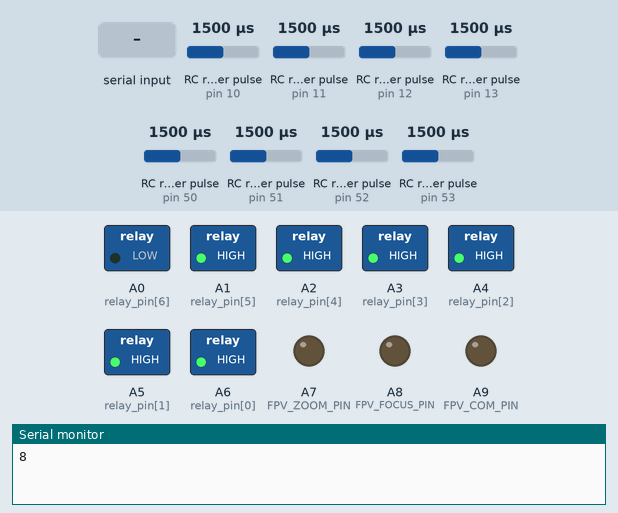
The sketch below on a simulated Arduino Mega 2560, built with avr-gcc and run on an emulated ATmega2560. Parts: switched loads named in the sketch (green lamp = pin HIGH), output pins drawn as LEDs (lit = HIGH), the last lines printed to the serial monitor. Wiring (inferred from the names in the program): 8 × RC receiver channel: data pin 10 / data pin 11 / data pin 12 / data pin 13 / data pin 50 / data pin 51 / data pin 52 / data pin 53. The test bench sets the inputs (shaded band); at power-on: RC receiver pulse (sensors on pin 10, pin 11, pin 12, pin 13, pin 50, pin 51, pin 52, pin 53) 1500 µs.

Above: at 1.2 s.
1.3 s: "90,45\n" received over Serial
At 2.9 s:
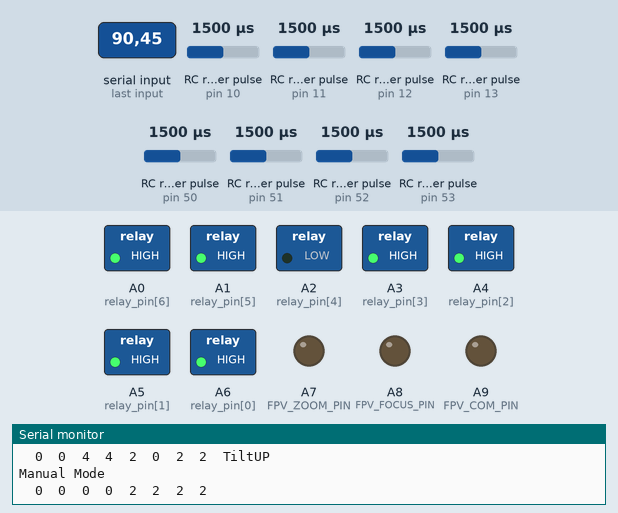
3.8 s: "53\n" received over Serial
At 4.6 s:
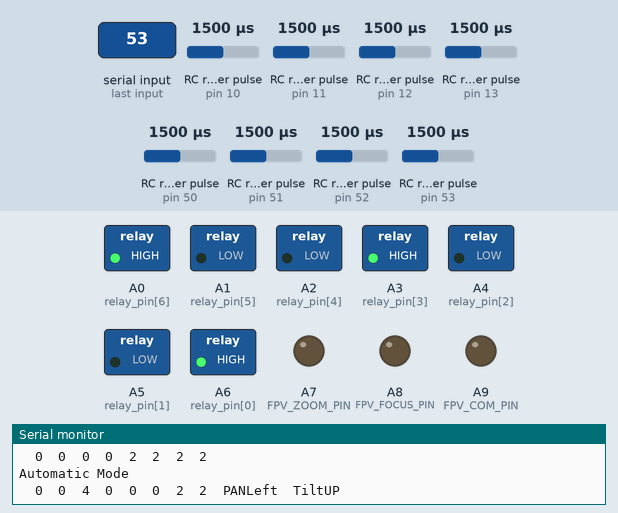
6.3 s: "channel 2\n" received over Serial
At 7.1 s:
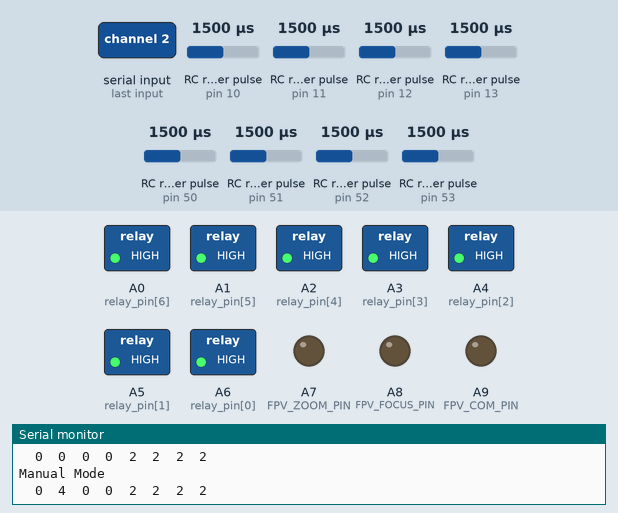
7.8 s: "30,150\n" received over Serial
At 8.3 s:
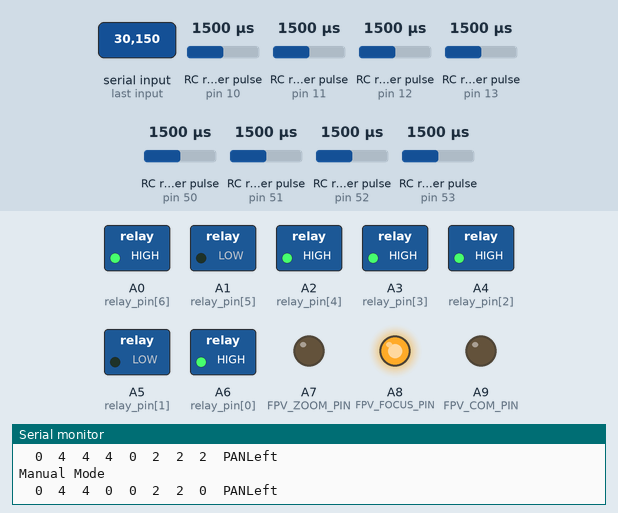
10.3 s: "51\n" received over Serial
At 11.1 s:
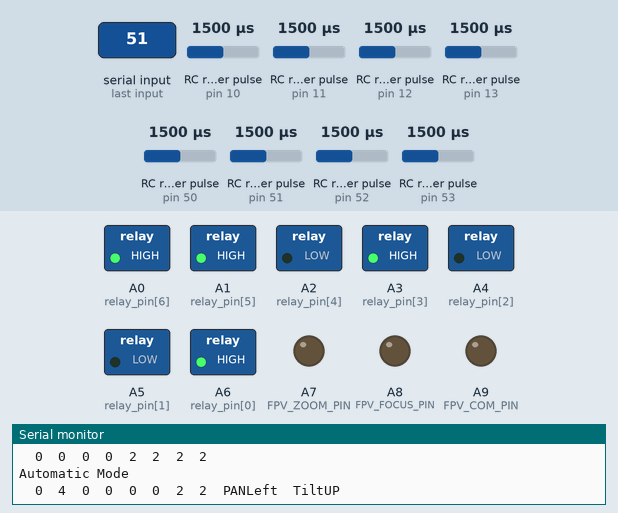
12.8 s: "200\n" received over Serial
At 13.2 s:
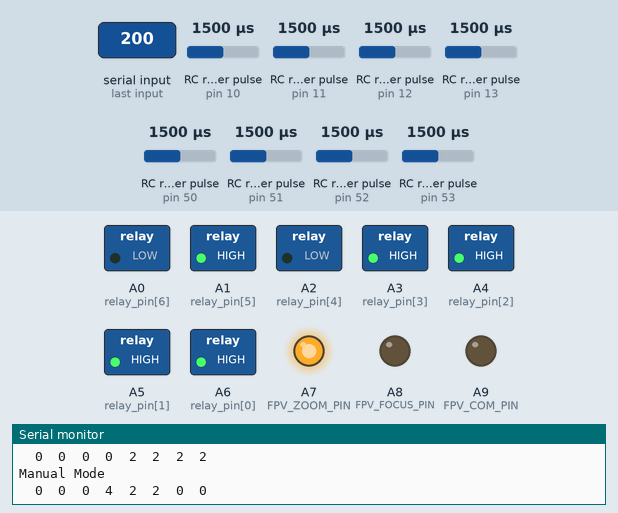
Timing chart, 0 to 15.8 s (numbered marks = the images above; inputs shaded):
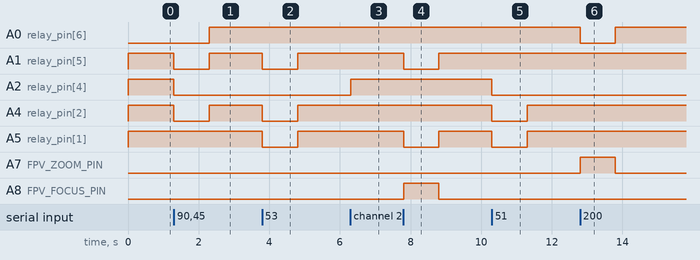

The sketch:

Telescope_V2.2.ino
```cpp
/* Relay Control
  Index Arduino
   0 <-> A7;   // [220vAC]IN4: Pan F
   1 <-> A6;   // [220vAC]IN3: Pan R
   2 <-> A3;   // [220vAC]IN2: Tilt F
   3 <-> A2;   // [220vAC]IN1: Tilt R
   4 <-> A1;   // [12vDC]IN1: Thermal Camera Transmitter
   5 <-> A0;   // [12vDC]IN2: Zoom Camera Transmitter
   6 >-> 13;   // [12vDC]IN3: LED
*/
#include<Wire.h>

#define RELAY_TOTAL_CHANNEL 7
#define RELAY_PAN_LEFT_INDEX 0
#define RELAY_PAN_RIGHT_INDEX 1
#define RELAY_TILT_UP_INDEX 2
#define RELAY_TILT_DOWN_INDEX 3
#define RELAY_LED_INDEX 4
#define RELAY_THERMAL_TRANS_INDEX 5
#define RELAY_ZOOM_TRANS_INDEX 6
byte relay_pin[RELAY_TOTAL_CHANNEL] = {A6, A5, A4, A3, A2, A1, A0};
byte relay_value[RELAY_TOTAL_CHANNEL] = {HIGH, HIGH, HIGH, HIGH, HIGH, HIGH, HIGH};

/*RC Channel Pins to Arduino
  Index Channel   Nano    Function          (Taranis) (RadioLink)
    0 <--> 1  <--> 12 <-> Linear Actuator      SB         C            2-way
    1 <--> 2  <--> 11 <-> LED                  SH         H            1-way
    2 <--> 3  <--> 10 <-> PAN                  SA         E            2-way
    3 <--> 4  <--> 09 <-> TILT                 SD         g            2-way
    4 <--> 5  <--> 08 <-> Camera Zoom          SC         VR(A)        Pot
    5 <--> 6  <--> 07 <-> Camera Focus         S2         VR(C)        Pot
    6 <--> 7  <--> 06 <-> Thermal Camera       SF         A            1-way
    7 <--> 8  <--> 05 <1->Zoom Camera          S1         B            1-way
*/
#define RC_TOTAL_CHANNEL 8
#define RC_LINEAR_ACTUATOR_INDEX 0
#define RC_LED_INDEX 1
#define RC_THERMAL_TRANS_INDEX 2
#define RC_ZOOM_TRANS_INDEX 3
#define RC_PAN_INDEX 4
#define RC_TILT_INDEX 5
#define RC_CAM_ZOOM_INDEX 6
#define RC_CAM_FOCUS_INDEX 7

const uint16_t RC_channel_pin[] = {50, 51, 52, 53, 10, 11, 12, 13}; // an array to identify the PWM input pins (the array can be any length)
// first pin is channel 1, second is channel 2...etc

volatile int RC_channel_value[RC_TOTAL_CHANNEL] = {0, 0, 0, 0, 0, 0, 0, 0};
volatile int prev_RC_channel_value[RC_TOTAL_CHANNEL] = {0, 0, 0, 0, 0, 0, 0, 0};
int RC_pulse_min = 980;
int RC_pulse_max = 1995;
volatile  int mapped_data[RC_TOTAL_CHANNEL] = {0, 0, 0, 0, 0, 0, 0, 0};


//LMD18200_Driver -->> 48V DC Motor Driver
byte actuator_pwm_pin = 3;   //initializing pin 11 as pwm
byte actuator_dir_pin = 4;     //initializing pin 12 as direction
byte actuator_brake_pin = 5;   //initializing pin 13 as brak
byte actuator_pwm_value = 255;

//ZOOM Camera -->> Control pins ZFC
byte FPV_ZOOM_PIN = A7;    // Initializing pin A10 as zoom   (Z)
byte FPV_FOCUS_PIN = A8;   // Initializing pin A9 as focus  (F)
byte FPV_COM_PIN = A9;   // Initializing pin A8 as Common (C)

//LRF
#define slave_ID 0x10
#define buffer_length 10
unsigned char buffer_s[buffer_length];
unsigned char buffer_r[buffer_length];
unsigned int distance = 0;
int temp = 0;

//For single ranging
#define range_inst 0x83
#define range_insdes 0x00
#define range_checksum 0x7D
#define range_dl 4
//For Stop Ranging
#define srange_inst 0x84
#define srange_checksum 0x7C
#define srange_dl 3

byte prev_led_RC;

void setup() {
  Wire.begin();
  Serial.begin(115200);
  Serial1.begin(19200);
  setup_RCRead();


  initRC();
  initRelay();
  initCamera();
  //initLinearActuator();
}

void loop() {
//functions to be called if controlling wirelessly
//    getDataFromRC();
//    print_RCValue();
//    mapRCData();

//function to be called if controlling serially
    serialControl();

    printMappedData();
//    activateLRF();
//    activateLinearActuator();
    activateThermalCamera();
    activateZoomCameraTrans();
    activateZoomFocus();
    activatePanTilt();
    activateLED();

    writeToRelay();
    Serial.println();
}
```

Activate.ino
```cpp
void activateLinearActuator() {
  if (mapped_data[RC_LINEAR_ACTUATOR_INDEX] < 2) {
    noInterrupts();
    digitalWrite(actuator_brake_pin, LOW);
    digitalWrite(actuator_dir_pin, HIGH);
    analogWrite(actuator_pwm_pin, actuator_pwm_value);
    interrupts();
  }
  else if (mapped_data[RC_LINEAR_ACTUATOR_INDEX] > 3) {

    digitalWrite(actuator_brake_pin, LOW);
    digitalWrite(actuator_dir_pin, LOW);
    analogWrite(actuator_pwm_pin, actuator_pwm_value);
  }
  else {
    digitalWrite(actuator_brake_pin, HIGH);
    digitalWrite(actuator_pwm_pin, 0);
  }
}

void activateThermalCamera() {
  if (mapped_data[RC_THERMAL_TRANS_INDEX] > 3) {
    relay_value[RELAY_THERMAL_TRANS_INDEX] = LOW;
    //    Serial.print("\tThermalON");
  }
  else {
    relay_value[RELAY_THERMAL_TRANS_INDEX] = HIGH;
    //    Serial.print("\tThermalOFF");
  }
}

void activateZoomCameraTrans() {
  if (mapped_data[RC_ZOOM_TRANS_INDEX] > 3) {
    relay_value[RELAY_ZOOM_TRANS_INDEX] = LOW;
    //    Serial.print("\tZoomON");
  }
  else {
    relay_value[RELAY_ZOOM_TRANS_INDEX] = HIGH;
    //    Serial.print("\tZoomOFF");
  }
}

void activateZoomFocus() {
  //Zoom
  if (mapped_data[RC_CAM_ZOOM_INDEX] < 2) {         //Zoom In
    digitalWrite(FPV_COM_PIN, LOW);
    digitalWrite(FPV_ZOOM_PIN, HIGH);
    //    Serial.print("\tZoomIN");
  }
  else if (mapped_data[RC_CAM_ZOOM_INDEX] > 3) {      //Zoom Out
    digitalWrite(FPV_COM_PIN, HIGH);
    digitalWrite(FPV_ZOOM_PIN, LOW);
    //    Serial.print("\tZoomOUT ");
  }

  //Focus
  else if (mapped_data[RC_CAM_FOCUS_INDEX] < 2) {         //Focus 1
    digitalWrite(FPV_COM_PIN, LOW);
    digitalWrite(FPV_ZOOM_PIN, LOW);
    digitalWrite(FPV_FOCUS_PIN, HIGH);
    //    Serial.print("\tFocus1");
  }
  else if (mapped_data[RC_CAM_FOCUS_INDEX] > 3) {         //Focus 2
    digitalWrite(FPV_COM_PIN, HIGH);
    digitalWrite(FPV_ZOOM_PIN, HIGH);
    digitalWrite(FPV_FOCUS_PIN, LOW);
    //    Serial.print("\tFocus2");
  }

  else {
    digitalWrite(FPV_COM_PIN, LOW);
    digitalWrite(FPV_ZOOM_PIN, LOW);
    digitalWrite(FPV_FOCUS_PIN, LOW);
  }
}

void activatePanTilt() {
  //PAN
  if (mapped_data[RC_PAN_INDEX] < 2) {
    relay_value[RELAY_PAN_LEFT_INDEX] = HIGH;
    relay_value[RELAY_PAN_RIGHT_INDEX] = LOW;
    Serial.print("\tPANLeft");
  }
  else if (mapped_data[RC_PAN_INDEX] > 3) {
    relay_value[RELAY_PAN_LEFT_INDEX] = LOW;
    relay_value[RELAY_PAN_RIGHT_INDEX] = HIGH;
    Serial.print("\tPANRight");
  }
  else {
    relay_value[RELAY_PAN_LEFT_INDEX] = HIGH;
    relay_value[RELAY_PAN_RIGHT_INDEX] = HIGH;
  }

  //TILT
  if (mapped_data[RC_TILT_INDEX] < 2) {
    relay_value[RELAY_TILT_UP_INDEX] = LOW;
    relay_value[RELAY_TILT_DOWN_INDEX] = HIGH;
    Serial.print("\tTiltUP");
  }
  else if (mapped_data[RC_TILT_INDEX] > 3) {
    relay_value[RELAY_TILT_UP_INDEX] = HIGH;
    relay_value[RELAY_TILT_DOWN_INDEX] = LOW;
    Serial.print("\tTiltDOWN");
  }
  else {
    relay_value[RELAY_TILT_UP_INDEX] = HIGH;
    relay_value[RELAY_TILT_DOWN_INDEX] = HIGH;
  }
}

void activateLED() {
  if (mapped_data[RC_LED_INDEX] > 3 && mapped_data[RC_LED_INDEX] != prev_led_RC) {
    relay_value[RELAY_LED_INDEX] = !relay_value[RELAY_LED_INDEX];
    //    Serial.print("\tLEDTrig");
  }
}

void writeToRelay() {
  for (int i = 0; i < RELAY_TOTAL_CHANNEL; i++) {
    digitalWrite(relay_pin[i], relay_value[i]);
  }
}
```

Initialize.ino
```cpp
void initRC() {
  //Setting RC_Channel_Pin as INPUT Mode
  for (int i = 0; i < RC_TOTAL_CHANNEL; i++) {
    pinMode(RC_channel_pin[i], INPUT);
    //    attachInterrupt(digitalPinToInterrupt(RC_channel_pin[i], , HIGH));

  }
}

void initRelay() {
  for (int i = 0; i < RELAY_TOTAL_CHANNEL; i++) {
    pinMode(relay_pin[i], OUTPUT);
    if(i!=6) relay_value[i] = HIGH;
    else relay_value[i] = LOW;
    digitalWrite(relay_pin[i], relay_value[i]);
  }
}

void initCamera() {
  //FPV Zoom Camera Control Pins
  pinMode(FPV_ZOOM_PIN, OUTPUT);
  pinMode(FPV_FOCUS_PIN, OUTPUT);
  pinMode(FPV_COM_PIN, OUTPUT);
  //Initializing FPV Zoom Camera control pins to LOW( Stable Feed)
  digitalWrite(FPV_COM_PIN, LOW);
  digitalWrite(FPV_ZOOM_PIN, LOW);
  digitalWrite(FPV_FOCUS_PIN, LOW);
}

void initLinearActuator() {
  //LMD18200_DRIVER Control Pins
  pinMode(actuator_pwm_pin, OUTPUT) ;  //we have to set PWM pin as output
  pinMode(actuator_dir_pin, OUTPUT) ; //Direction pin is set as output
  pinMode(actuator_brake_pin, OUTPUT) ; //Brake pin is set as output
  noInterrupts();
  digitalWrite(actuator_brake_pin, HIGH);
  analogWrite(actuator_pwm_pin, 0);
  interrupts();
}
```

LRF.ino
```cpp
void activateLRF() {
  getLRFData();
  if (buffer_r[0] != slave_ID) {
    Serial.print("ModuleMissing");
  }
  else if (buffer_r[1] == 1) {
    if (buffer_r[2] > 127) {
      Serial.print("Object too close");
    }
    else {
      distance = ((256 * buffer_r[3]) + buffer_r[4]) * 0.5; // MSB(0x0H - Max =0x04=4) + LSB(Max=0xFF=255)
      Serial.print("Distance: ");
      Serial.print(distance);
      Serial.print(" metres");
    }
  }
  else {
    Serial.print("\tInstructions Not found"); // FOR ERROR STATUS
  }
  delay(50);
  send_ranging();

  delay(50);
}

void getLRFData() {
  int t = 0;
  if (Serial1.available()) {
    while (Serial1.available() > 0)    {
      buffer_r[t++] = Serial1.read();
    }
  }
}

//Sending commands for single ranging
void send_ranging() {
  // Serial.println("TX DATA");
  temp = -1;
  buffer_s[0] = slave_ID;
  buffer_s[1] = range_inst;
  buffer_s[2] = range_insdes;
  buffer_s[3] = range_checksum;
  Serial1.write(buffer_s, range_dl);
}

//Sending commands to stop ranging
void stop_ranging() {
  temp = -1;
  buffer_s[0] = slave_ID;
  buffer_s[1] = srange_inst;
  buffer_s[2] = srange_checksum;

  do {
    while (!(UCSR1A & (1 << UDRE1)));
    UDR1 = buffer_s[++temp];
  } while (temp < srange_dl);
}
```

SerialControl.ino
```cpp
/*
            ********* Bit Description *********

  Index   Index Name    Stands for              Value Mean
  0       MR            Mode Recognition Bit    0 - Manual    1 - Automatic
  1       LE           LED Enable Bit          0 - Disable   1 - Enable
  2       TCE           Thermal Cam Enable Bit  0 - Disable   1 - Enable
  3       ZCE           Zoom Cam Enable Bit     0 - Disable   1 - Enable
  4       PE            Pan Enable Bit          0 - Disable   1 - Enable
  5       TE            Tilt Enable Bit         0 - Disable   1 - Enable
  6       ZE            Zoom Enable Bit         0 - Disable   1 - Enable
  7       FE            Focus Enable Bit        0 - Disable   1 - Enable
  8       PLR           Pan Left/Right          0 - Right     1 - Left
  9       TUD           Tilt Up/Down            0 - Down      1 - Up
  10      ZIO           Zoom In/Out             0 - Out       1 - In
  11      FIO           Focus In/Out            0 - Out       1 - In

*/

//   indices
#define FIO 11
#define ZIO 10
#define TUD 9
#define PLR 8
#define FE 7
#define ZE 6
#define TE 5
#define PE 4
#define ZCE 3
#define TCE 2
#define LE 1
#define MR 0


uint16_t controlByte = (0 << FIO) | (0 << ZIO) | (0 << TUD) | (0 << PLR) | (0 << FE) | (0 << ZE) | (0 << TE) | (0 << PE) | (0 << ZCE) | (0 << TCE) | (0 << LE) | (0 << MR);
//int RC_TOTAL_CHANNEL = 8;
//int  mapped_data[] = {0, 0, 0, 0, 0, 0, 0, 0};
int bitarr[sizeof(controlByte) * 8];


void serialControl() {
  while (!Serial.available());    //hold till the Serial data is not available

  controlByte = Serial.parseInt();   //store the received data in a 16 bit variable
  for (int i = MR; i <= sizeof(controlByte) * 8 - 1; i++)   //store the binary values to an array
    bitarr[i] = bitRead(controlByte, i);
//for (int i = sizeof(controlByte)*8 - 1; i >= MR; i--)     //print the received data in binary
//  Serial.print(bitarr[i]);

  decodeBit();
}

void decodeBit() {
  //type of mode
  if (bitarr[MR] == 0)  Serial.println("Manual Mode");
  else  Serial.println("Automatic Mode");

  for (int i = LE; i <= FE; i++) {
    if (bitarr[i] == 0) {
//    Serial.println("Stopping block");
      if (i < PE)  mapped_data[i] = 0;
      else  mapped_data[i] = 2;
    }
    else {
//    Serial.println("Actuation block");
      if (i < PE)   mapped_data[i] = 4;
      else if (bitarr[i + 4] == 0)  mapped_data[i] = 0;
      else  mapped_data[i] = 4;
    }
  }
}
```

Source omitted: RC.ino (21945 bytes)

Measured:
- after the input at 1.3 s, A0 (relay_pin[6]): LOW → HIGH after 1.0 s; A1 (relay_pin[5]), A4 (relay_pin[2]): HIGH → LOW at once, → HIGH 1.0 s later; A2 (relay_pin[4]): HIGH → LOW at once
- after the input at 3.8 s, A1 (relay_pin[5]), A4 (relay_pin[2]), A5 (relay_pin[1]): HIGH → LOW at once, → HIGH 1.0 s later
- after the input at 6.3 s, A2 (relay_pin[4]): LOW → HIGH at once
- after the input at 7.8 s, A1 (relay_pin[5]), A5 (relay_pin[1]): HIGH → LOW at once, → HIGH 1.0 s later; A8 (FPV_FOCUS_PIN): LOW → HIGH at once, → LOW 1.0 s later
- after the input at 10.3 s, A2 (relay_pin[4]): HIGH → LOW at once; A4 (relay_pin[2]), A5 (relay_pin[1]): HIGH → LOW at once, → HIGH 1.0 s later
- after the input at 12.8 s, A0 (relay_pin[6]): HIGH → LOW at once, → HIGH 1.0 s later; A7 (FPV_ZOOM_PIN): LOW → HIGH at once, → LOW 1.0 s later
